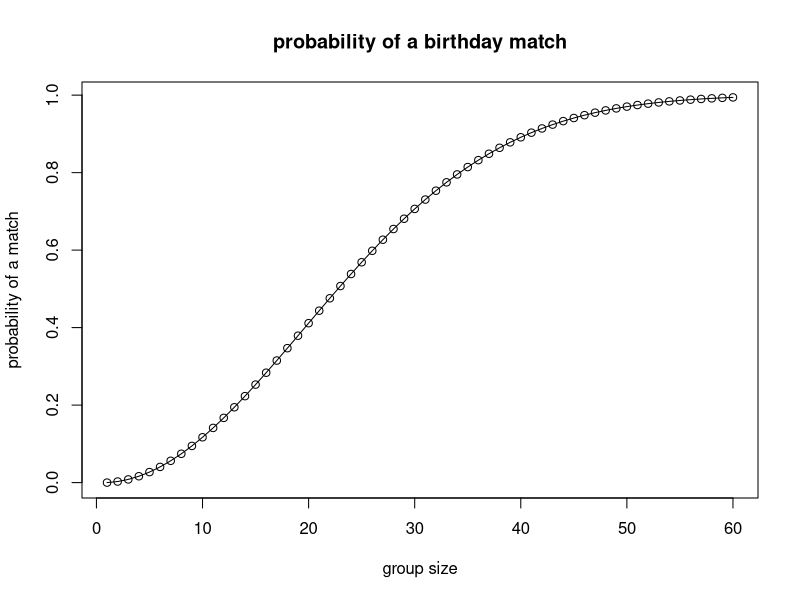
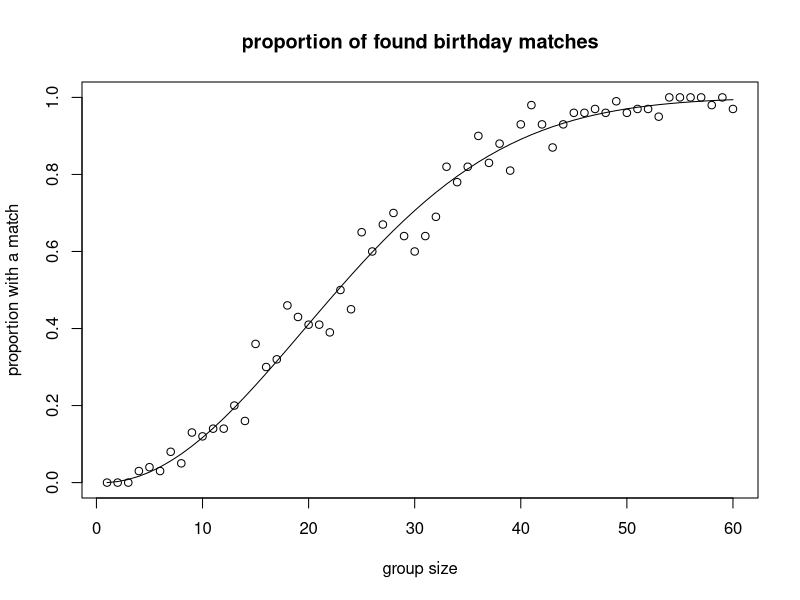

Reproduce these figures in R, in order.
## ---- chunk 1
knitr::opts_chunk$set(echo = TRUE)
## ---- chunk 2
group_size <- 60
group <- 1:group_size
BCalc <- data.frame(group)
BCalc$noMatch[1] = 1;
for (i in 2:group_size) {
  BCalc$noMatch[i] <- BCalc$noMatch[i-1]*(366-i)/365
}
BCalc$match <- 1 - BCalc$noMatch
## ---- chunk 3
plot(BCalc$group, BCalc$match,main='probability of a birthday match', xlab = 'group size', ylab='probability of a match')
lines(BCalc$group, BCalc$match)
## ---- chunk 4
BCalc$match[23]
## ---- chunk 5
BCalc$match[60]
## ---- chunk 6
group_size <- 60
trial_limit <-100
trial_index <- 1:(group_size * trial_limit)
BSim <- data.frame(trial_index)
current_index <- 1;
for (i in 1:group_size) {
  for (k in 1:trial_limit) {
    t <- sample(1:365, i, replace=TRUE)
    BSim$groupSize[current_index] <- i
    BSim$foundMatch[current_index] <- as.logical(anyDuplicated(t))
    current_index <- current_index +1
  }
}
## ---- chunk 7
tbl <- table(BSim$groupSize,BSim$foundMatch)
mtrx <- as.matrix(prop.table(tbl,1)[,2])
plot(1:group_size, mtrx[,1],main='proportion of found birthday matches', xlab = 'group size', ylab='proportion with a match')
lines(BCalc$group, BCalc$match)
